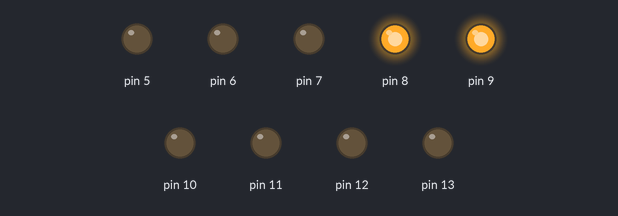
A sketch run on a simulated Arduino Uno, built with avr-gcc and run on an emulated ATmega328P. Parts: output pins drawn as LEDs (lit = HIGH).

Above: at 5.53 s.
At 6.79 s:
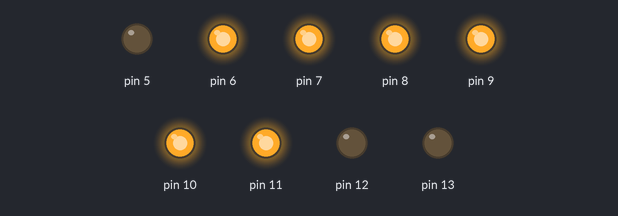
At 8.4 s:
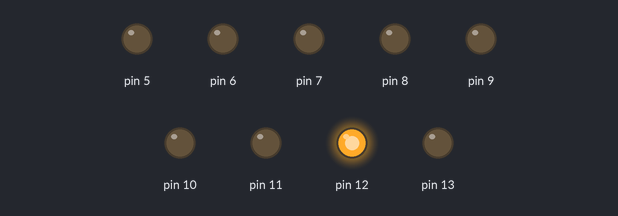
At 15.87 s:
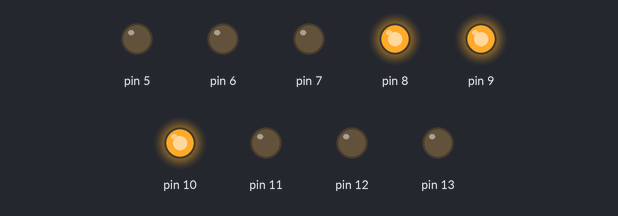
At 19.74 s:
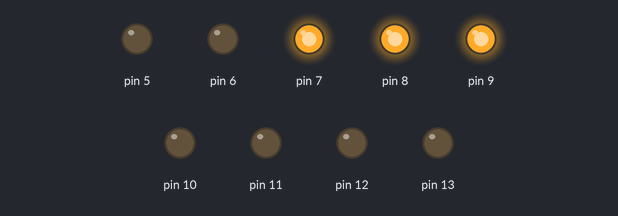
At 35.17 s:
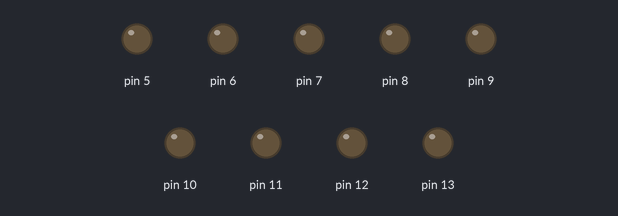
Timing chart, 0 to 40.0 s (numbered marks = the images above):
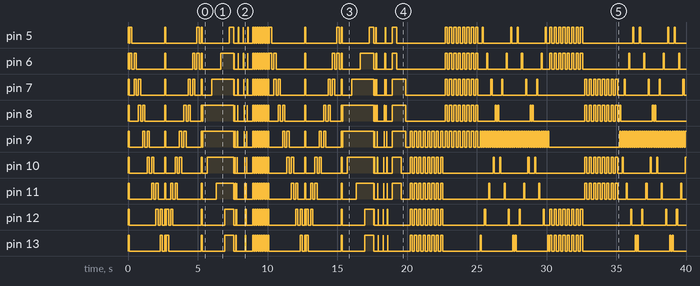

The sketch:

Zense.ino
```cpp
void setup() {
  // put your setup code here, to run once:
  pinMode(13, OUTPUT);
  pinMode(12, OUTPUT);
  pinMode(11, OUTPUT);
  pinMode(10, OUTPUT);
  pinMode(9, OUTPUT);
  pinMode(8, OUTPUT);
  pinMode(7, OUTPUT);
  pinMode(6, OUTPUT);
  pinMode(5, OUTPUT);
}
void fastblink(int pin)
{
  digitalWrite(9,HIGH);
  digitalWrite(pin, HIGH);
  delay(315/4);
  digitalWrite(9,LOW);
  digitalWrite(pin,LOW);
  delay(315/4);
}
void endshigh() {
  digitalWrite(13, HIGH);
  digitalWrite(5, HIGH);
}

void endslow() {
  digitalWrite(13, LOW);
  digitalWrite(5, LOW);
}
void backandforth1() {
  digitalWrite(13, HIGH);
  delay(10);
  digitalWrite(13, LOW);
  delay(10);
  digitalWrite(12, HIGH);
  delay(10);
  digitalWrite(12, LOW);
  delay(10);
  digitalWrite(11, HIGH);
  delay(10);
  digitalWrite(11, LOW);
  delay(10);
  digitalWrite(10, HIGH);
  delay(10);
  digitalWrite(10, LOW);
  delay(10);
  digitalWrite(9, HIGH);
  delay(10);
  digitalWrite(9, LOW);
  delay(10);
  digitalWrite(8, HIGH);
  delay(10);
  digitalWrite(8, LOW);
  delay(10);
  digitalWrite(7, HIGH);
  delay(10);
  digitalWrite(7, LOW);
  delay(10);
  digitalWrite(6, HIGH);
  delay(10);
  digitalWrite(6, LOW);
  delay(10);
  digitalWrite(5, HIGH);
  delay(10);
  digitalWrite(5, LOW);
  delay(10);

  digitalWrite(5, HIGH);
  delay(10);
  digitalWrite(5, LOW);
  delay(10);
  digitalWrite(6, HIGH);
  delay(10);
  digitalWrite(6, LOW);
  delay(10);
  digitalWrite(7, HIGH);
  delay(10);
  digitalWrite(7, LOW);
  delay(10);
  digitalWrite(8, HIGH);
  delay(10);
  digitalWrite(8, LOW);
  delay(10);
  digitalWrite(9, HIGH);
  delay(10);
  digitalWrite(9, LOW);
  delay(10);
  digitalWrite(10, HIGH);
  delay(10);
  digitalWrite(10, LOW);
  delay(10);
  digitalWrite(11, HIGH);
  delay(10);
  digitalWrite(11, LOW);
  delay(10);
  digitalWrite(12, HIGH);
  delay(10);
  digitalWrite(12, LOW);
  delay(10);
  digitalWrite(13, HIGH);
  delay(10);
  digitalWrite(13, LOW);
  delay(10);
}
void backandforth2() {
  digitalWrite(5, HIGH);
  delay(10);
  digitalWrite(5, LOW);
  delay(10);
  digitalWrite(6, HIGH);
  delay(10);
  digitalWrite(6, LOW);
  delay(10);
  digitalWrite(7, HIGH);
  delay(10);
  digitalWrite(7, LOW);
  delay(10);
  digitalWrite(8, HIGH);
  delay(10);
  digitalWrite(8, LOW);
  delay(10);
  digitalWrite(9, HIGH);
  delay(10);
  digitalWrite(9, LOW);
  delay(10);
  digitalWrite(10, HIGH);
  delay(10);
  digitalWrite(10, LOW);
  delay(10);
  digitalWrite(11, HIGH);
  delay(10);
  digitalWrite(11, LOW);
  delay(10);
  digitalWrite(12, HIGH);
  delay(10);
  digitalWrite(12, LOW);
  delay(10);
  digitalWrite(13, HIGH);
  delay(10);
  digitalWrite(13, LOW);
  delay(10);

  digitalWrite(13, HIGH);
  delay(10);
  digitalWrite(13, LOW);
  delay(10);
  digitalWrite(12, HIGH);
  delay(10);
  digitalWrite(12, LOW);
  delay(10);
  digitalWrite(11, HIGH);
  delay(10);
  digitalWrite(11, LOW);
  delay(10);
  digitalWrite(10, HIGH);
  delay(10);
  digitalWrite(10, LOW);
  delay(10);
  digitalWrite(9, HIGH);
  delay(10);
  digitalWrite(9, LOW);
  delay(10);
  digitalWrite(8, HIGH);
  delay(10);
  digitalWrite(8, LOW);
  delay(10);
  digitalWrite(7, HIGH);
  delay(10);
  digitalWrite(7, LOW);
  delay(10);
  digitalWrite(6, HIGH);
  delay(10);
  digitalWrite(6, LOW);
  delay(10);
  digitalWrite(5, HIGH);
  delay(10);
  digitalWrite(5, LOW);
  delay(10);
}
void alllow() {
  digitalWrite(5, LOW);
  digitalWrite(6, LOW);
  digitalWrite(7, LOW);
  digitalWrite(8, LOW);
  digitalWrite(9, LOW);
  digitalWrite(10, LOW);
  digitalWrite(11, LOW);
  digitalWrite(12, LOW);
  digitalWrite(13, LOW);
}
void allhigh() {
  digitalWrite(5, HIGH);
  digitalWrite(6, HIGH);
  digitalWrite(7, HIGH);
  digitalWrite(8, HIGH);
  digitalWrite(9, HIGH);
  digitalWrite(10, HIGH);
  digitalWrite(11, HIGH);
  digitalWrite(12, HIGH);
  digitalWrite(13, HIGH);
}

void intro()
{
  for (int k = 0; k < 2; k++) {
    allhigh();
    delay(315 / 4);
    alllow();
    delay(315/8);
    for (int i = 5; i < 13; i++) {
      digitalWrite(i, HIGH);
      digitalWrite(i + 1, HIGH);
      delay(315 / 2);
      digitalWrite(i, LOW);
      digitalWrite(i + 1, LOW);
      delay(315 / 2);
    }
    allhigh();
    delay(315 / 4);
    alllow();
    delay(315/8);
    for (int i = 13; i > 5; i--) {
      digitalWrite(i, HIGH);
      digitalWrite(i - 1, HIGH);
      delay(315 / 2);
      digitalWrite(i, LOW);
      digitalWrite(i - 1, LOW);
      delay(315 / 2);
    }
    allhigh();
    delay(315 / 4);
    alllow();
    delay(315/8);
    digitalWrite(8, HIGH);
    digitalWrite(9, HIGH);
    delay(315);
    digitalWrite(10, HIGH);
    delay(315);
    digitalWrite(7, HIGH);
    delay(315);
    digitalWrite(11, HIGH);
    delay(315);
    digitalWrite(6, HIGH);
    delay(315);
    digitalWrite(12, HIGH);
    digitalWrite(13, HIGH);
    delay(315);
    digitalWrite(5, HIGH);
    delay(315);
    alllow();
    if (k==0)
    {
for (int i = 0; i < 2; i++) {
      backandforth2();
      delay(315);
    }
    for (int i = 0; i < 7; i++) {
      allhigh();
      delay(315 / 4);
      alllow();
      delay(315 / 4);
    }
    }
    else
    {
      for (int i = 0; i < 2; i++) {
      backandforth1();
      delay(315);
    }
    allhigh();
    digitalWrite(13,LOW);
    digitalWrite(12,LOW);
    delay(315);
    digitalWrite(5,LOW);
    digitalWrite(6,LOW);
    delay(315);
    digitalWrite(11,LOW);
    digitalWrite(10,LOW);
    delay(315);
    digitalWrite(7,LOW);
    digitalWrite(8,LOW);
    digitalWrite(9,LOW);
    delay(315);
    }
  }
}

void verse1()
{
for (int k = 0; k <8; k++)
{
  digitalWrite(9, HIGH);
  digitalWrite(10, HIGH);
  digitalWrite(11, HIGH);
  digitalWrite(12, HIGH);
  digitalWrite(13, HIGH);
  delay(315/2);
  digitalWrite(9, LOW);
  digitalWrite(10, LOW);
  digitalWrite(11, LOW);
  digitalWrite(12, LOW);
  digitalWrite(13, LOW);
  delay(315/2);
}
  for (int k = 0; k <8; k++)
{
  digitalWrite(9, HIGH);
  digitalWrite(8, HIGH);
  digitalWrite(7, HIGH);
  digitalWrite(6, HIGH);
  digitalWrite(5, HIGH);
  delay(315/2);
  digitalWrite(9, LOW);
  digitalWrite(8, LOW);
  digitalWrite(7, LOW);
  digitalWrite(6, LOW);
  digitalWrite(5, LOW);
  delay(315/2);
}
for (int i=0; i<2; i++)
{
fastblink(13);
fastblink(5);
fastblink(12);
fastblink(6);
fastblink(11);
fastblink(7);
fastblink(10);
fastblink(8);
fastblink(8);
fastblink(10);
fastblink(7);
fastblink(11);
fastblink(6);
fastblink(12);
fastblink(5);
fastblink(13);
}

for (int i = 0; i < 8; i++) {
    digitalWrite(13, HIGH);
    digitalWrite(12, HIGH);
    digitalWrite(5, HIGH);
    digitalWrite(6, HIGH);
    delay(315/2);
    digitalWrite(13, LOW);
    digitalWrite(12, LOW);
    digitalWrite(5, LOW);
    digitalWrite(6, LOW);
    delay(315/2);
  }
for (int i = 0; i < 8; i++) {
    digitalWrite(11, HIGH);
    digitalWrite(10, HIGH);
    digitalWrite(7, HIGH);
    digitalWrite(8, HIGH);
    delay(315/2);
    digitalWrite(11, LOW);
    digitalWrite(10, LOW);
    digitalWrite(7, LOW);
    digitalWrite(8, LOW);
    delay(315/2);
  }
  for (int i=0; i<2; i++)
{
  fastblink(8);
fastblink(10);
fastblink(7);
fastblink(11);
fastblink(6);
fastblink(12);
fastblink(5);
fastblink(13);
fastblink(13);
fastblink(5);
fastblink(12);
fastblink(6);
fastblink(11);
fastblink(7);
fastblink(10);
fastblink(8);
}

for (int i = 0; i < 4; i++) {
    digitalWrite(13, HIGH);
    digitalWrite(12, HIGH);
    digitalWrite(5, HIGH);
    digitalWrite(6, HIGH);
    delay(315/2);
    digitalWrite(13, LOW);
    digitalWrite(12, LOW);
    digitalWrite(5, LOW);
    digitalWrite(6, LOW);
    delay(315/2);
  }
for (int i = 0; i < 4; i++) {
    digitalWrite(11, HIGH);
    digitalWrite(10, HIGH);
    digitalWrite(7, HIGH);
    digitalWrite(8, HIGH);
    delay(315/2);
    digitalWrite(11, LOW);
    digitalWrite(10, LOW);
    digitalWrite(7, LOW);
    digitalWrite(8, LOW);
    delay(315/2);
  }
  fastblink(8);
fastblink(10);
fastblink(7);
fastblink(11);
fastblink(6);
fastblink(12);
fastblink(5);
fastblink(13);
fastblink(13);
fastblink(5);
fastblink(12);
fastblink(6);
allhigh();
delay(315/4);
alllow();
delay(315/4);
allhigh();
delay(315/4);
alllow();
delay(315/4);
allhigh();
delay(315/4);
alllow();
delay(315/4);
allhigh();
delay(315/4);
alllow();
delay(315/4);
}

void loop() {
  // put your main code here, to run repeatedly:
  intro();
  verse1();
}
```
